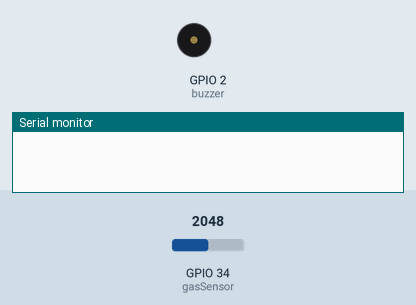
This sketch was run on a simulated ESP32. Parts: buzzer (waves = sounding, pin HIGH), the last lines printed to the serial monitor. The inputs (shaded band) are chosen by the test bench; at power-on: GPIO 34 (gasSensor) = 2048. WiFi joins after 1.5 s; servers stay silent unless stated.

Above: at 1.9 s.
At 2.9 s:
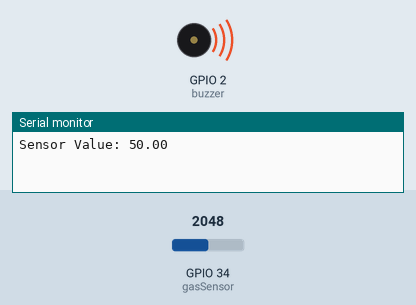
Timing chart, 0 to 4.4 s (numbered marks = the images above):
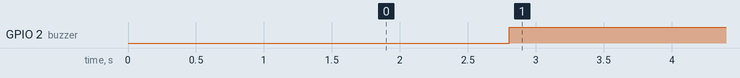

The sketch:

smart_glove.ino
```cpp
#define BLYNK_TEMPLATE_ID "TMPL69lZ6MxR9"
#define BLYNK_TEMPLATE_NAME "Gas Sensor"
#define BLYNK_AUTH_TOKEN "write your own AUTH from the BYLNK"

#include <WiFi.h>
#include <BlynkSimpleEsp32.h>

char ssid[] = "Write the name of network";
char pass[] = "write the password";

int gasSensor = 34;
int buzzer = 2;

BlynkTimer timer;

void sendSensorData() {
  int sensorValue = analogRead(gasSensor);    // or whatever pin you're using
  float gasValue = map(sensorValue, 0, 4095, 0, 100);
  Serial.print("Sensor Value: ");
  Serial.println(gasValue);
  Blynk.virtualWrite(V0, gasValue);
  if (gasValue>=40) {
   Blynk.logEvent("gas_alarm", "⚠️ High Gas Level");
   digitalWrite(buzzer, HIGH);
  }
  else{
    digitalWrite(buzzer, LOW);
  }
}


void setup() {
  // put your setup code here, to run once:
 Serial.begin(115200);
 Blynk.begin(BLYNK_AUTH_TOKEN, ssid, pass);
 pinMode(gasSensor, INPUT);
 pinMode(buzzer, OUTPUT);
 timer.setInterval(1000L, sendSensorData);
}

void loop() {
  // put your main code here, to run repeatedly:
 Blynk.run();
 timer.run();
}
```

Measured:
- by itself, GPIO 2 (buzzer): LOW → HIGH at 2.8 s
